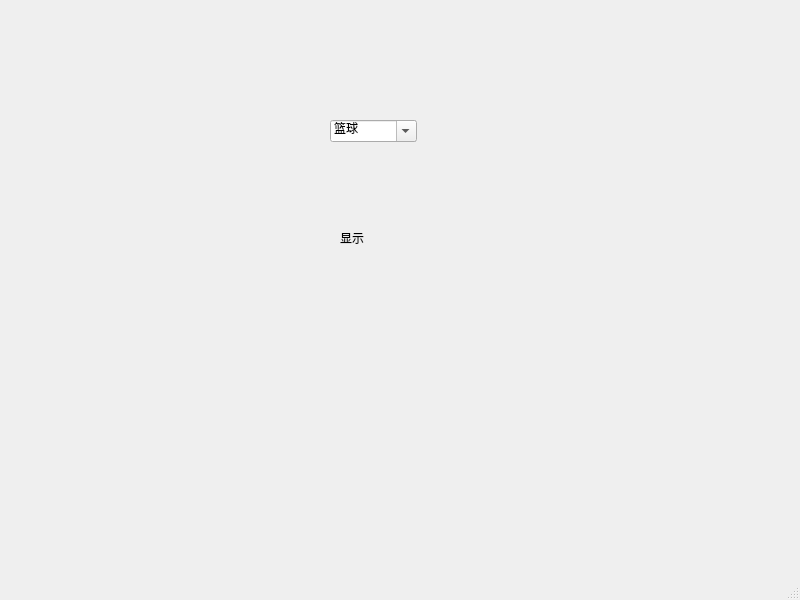
<?xml version="1.0" encoding="UTF-8"?>
<ui version="4.0">
 <class>MainWindow</class>
 <widget class="QMainWindow" name="MainWindow">
  <property name="geometry">
   <rect>
    <x>0</x>
    <y>0</y>
    <width>800</width>
    <height>600</height>
   </rect>
  </property>
  <property name="windowTitle">
   <string>MainWindow</string>
  </property>
  <widget class="QWidget" name="centralwidget">
   <widget class="QComboBox" name="comboBox">
    <property name="geometry">
     <rect>
      <x>330</x>
      <y>120</y>
      <width>87</width>
      <height>22</height>
     </rect>
    </property>
    <property name="editable">
     <bool>true</bool>
    </property>
    <item>
     <property name="text">
      <string>篮球</string>
     </property>
    </item>
    <item>
     <property name="text">
      <string>乒乓球</string>
     </property>
    </item>
    <item>
     <property name="text">
      <string>足球</string>
     </property>
    </item>
   </widget>
   <widget class="QLabel" name="label">
    <property name="geometry">
     <rect>
      <x>340</x>
      <y>230</y>
      <width>72</width>
      <height>15</height>
     </rect>
    </property>
    <property name="text">
     <string>显示</string>
    </property>
    <property name="wordWrap">
     <bool>true</bool>
    </property>
   </widget>
  </widget>
  <widget class="QMenuBar" name="menubar">
   <property name="geometry">
    <rect>
     <x>0</x>
     <y>0</y>
     <width>800</width>
     <height>26</height>
    </rect>
   </property>
  </widget>
  <widget class="QStatusBar" name="statusbar"/>
 </widget>
 <resources/>
 <connections/>
</ui>
